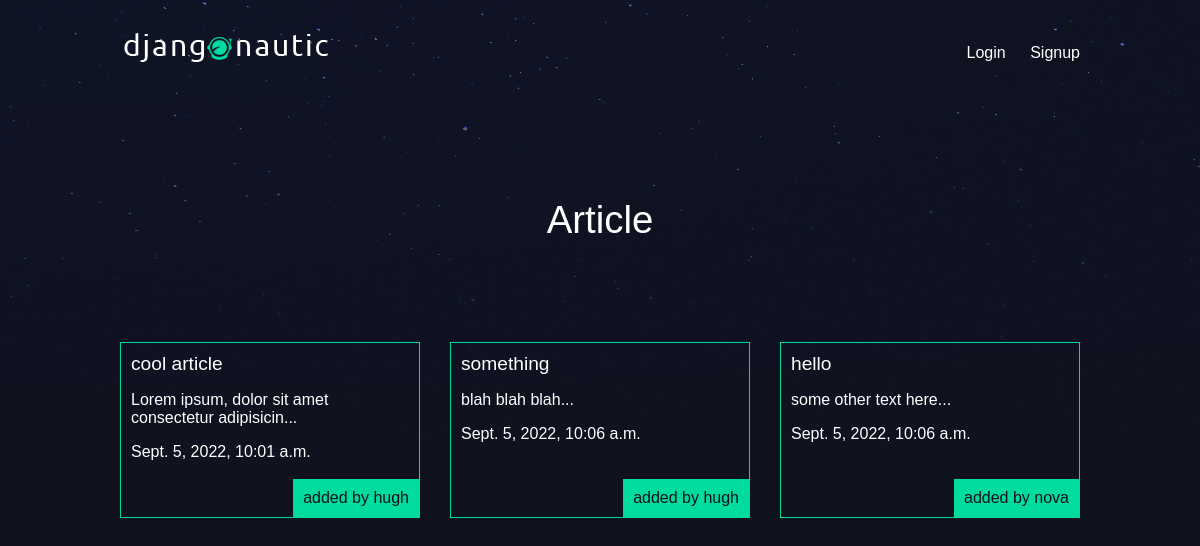
The app's page /articles/ with its own data.
### articles/models.py (models this page shows, shortened)
class Article(models.Model):
    title = models.CharField(max_length=100)
    slug = models.SlugField()
    body = models.TextField()
    date = models.DateTimeField(auto_now_add=True)
    thumb = models.ImageField(default='default.png', blank=True)
    author = models.ForeignKey(User, on_delete=models.CASCADE, default=None)
    def snippet(self):
        return self.body[:50] + '...'

### articles/views.py (the view)
def article_list(request):
    articles = Article.objects.all().order_by('date')
    return render(request, 'articles/article_list.html', {'articles':articles})

### articles/templates/articles/article_list.html
{% extends 'base_layout.html' %}
{% block content %}
    <h1>Article</h1>
    <div class="articles">
        {% for article in articles %}
            <div class="article">
                <h2><a href="{% url 'articles:detail' slug=article.slug %}">{{article.title}}</a></h2>
                <p>{{article.snippet}}</p>
                <p>{{article.date}}</p>
                <p class="author">added by {{article.author.username}}</p>
            </div>
        {% endfor %}
    </div>
{% endblock %}

### templates/base_layout.html (shortened to what this page needs)
<!DOCTYPE html>
<html lang="en">
    <head>
        {% load static %}
        <link rel="stylesheet" href="{% static 'styles.css' %}">
    </head>
    <body>
        <header class="wrapper">
            <h1><a href="{% url 'home' %}"><img src="{% static 'logo.png' %}" alt="logo"></a></h1>
            <nav>
                <ul>
                    {% if user.is_authenticated %}
                        <li>
                            <form class="logout-link" action="{% url 'accounts:logout' %}" method="post">
                                {% csrf_token %}
                                <button type="submit">Logout</button>
                            </form>
                        </li>
                        <li><a href="{% url 'articles:create' %}" class="highlight">New Article</a></li>
                    {% else %}
                        <li><a href="{% url 'accounts:login' %}">Login</a></li>
                        <li><a href="{% url 'accounts:signup' %}">Signup</a></li>
                    {% endif %}
                </ul>
            </nav>
        </header>
        <div class="wrapper">
            {% block content%}
            {% endblock %}
        </div>
    </body>
</html>

### assets/styles.css (style rules this page uses)
body { background-color: #0f121f; background-image: url(/static/stars.png); background-repeat: repeat-x; color: #fff; }
body * { font-family: 'Lucida Sans', 'Lucida Sans Regular', 'Lucida Grande', 'Lucida Sans Unicode', Geneva, Verdana, sans-serif; }
h1, h2, h3, h4, h5 { font-weight: normal; margin: 0; }
a, a:hover, a:visited { color: #fff; text-decoration: none; }
.wrapper { max-width: 960px; margin: 0 auto; }
div.wrapper > h1 { text-align: center; margin: 100px auto; font-size: 2.4em }
header { display: grid; grid-template-columns: 1fr 1fr; padding: 20px 0; }
nav { justify-self: end; }
nav li { display: inline-block; list-style-type: none; margin-left: 20px; }
.articles { display: grid; grid-template-columns: 1fr 1fr 1fr; grid-gap: 30px; }
.article { padding: 10px; border: 1px solid #00dba0; position: relative; padding-bottom: 40px; }
.article h2 { font-size: 1.2em; }
.article .author { padding: 10px; background: #00dba0; position: absolute; right: 0; bottom: 0; margin: 0; color: #0f121f; }

### records on screen
Article: title "cool article", snippet "Lorem ipsum, dolor sit amet consectetur adipisicin...", date "Sept. 5, 2022, 10:01 a.m.", author.username "hugh"
Article: title "something", snippet "blah blah blah...", date "Sept. 5, 2022, 10:06 a.m.", author.username "hugh"
Article: title "hello", snippet "some other text here...", date "Sept. 5, 2022, 10:06 a.m.", author.username "nova"
